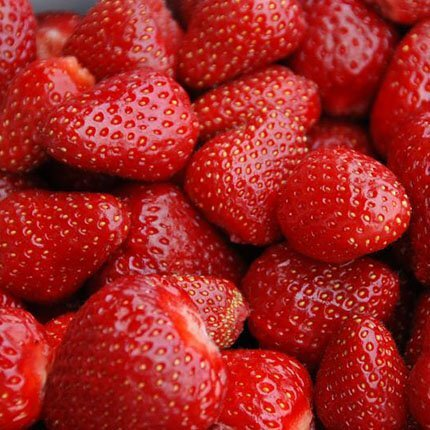
#> input picture red.jpg, 430 x 430 px
$ jupyter execute 'Color Detection.ipynb'
#> lines starting #> are read from the running program, lines starting #| are printed output that depends on the picture; after the words box and inside, x2 and y2 are one past the last pixel; in counts of white or black regions, pixels touching at a corner belong together
[cell 1]
import numpy as np
import cv2
#Displaying Image
img = cv2.imread(r"red.jpg")
#> img is the input picture: shape (430, 430, 3); mean B, G, R 36.1, 37.9, 162.8
def empty(a):
    pass
#Defining Color Values
#Trackbar --> Finding Maximum , Minimum Values of the color
cv2.namedWindow("TrackBars")
cv2.resizeWindow("TrackBars", 640, 240)
cv2.createTrackbar("Hue Min", "TrackBars", 0, 179, empty)
cv2.createTrackbar("Hue Max", "TrackBars", 19, 179, empty)
cv2.createTrackbar("Saturation Min", "TrackBars", 110, 255, empty)
cv2.createTrackbar("Saturation Max", "TrackBars", 240, 255, empty)
cv2.createTrackbar("Value Min", "TrackBars", 153, 255, empty)
cv2.createTrackbar("Value Max", "TrackBars", 255, 255, empty)

# Flag to check if the window is created
window_created = False

while True:
    img = cv2.imread(r"red.jpg")
    #converting to hsv space
    imgHSV = cv2.cvtColor(img, cv2.COLOR_BGR2HSV)
#> imgHSV: shape (430, 430, 3); mean H, S, V 49, 209.4, 162.8
    #Reading Track Bar Values and Applying on Image
    #get values
    # Check if the window is created
    if not window_created:
        cv2.imshow("Original Image", img)
        cv2.imshow('HSV IMAGE', imgHSV)
        window_created = True

    hmin = cv2.getTrackbarPos("Hue Min", "TrackBars")
    smin = cv2.getTrackbarPos("Saturation Min", "TrackBars")
    vmin = cv2.getTrackbarPos("Value Min", "TrackBars")
    hmax = cv2.getTrackbarPos("Hue Max", "TrackBars")
    smax = cv2.getTrackbarPos("Saturation Max", "TrackBars")
    vmax = cv2.getTrackbarPos("Value Max", "TrackBars")
    lower = np.array([hmin, smin, vmin])
    upper = np.array([hmax, smax, vmax])
#create mask
    mask = cv2.inRange(imgHSV, lower, upper)
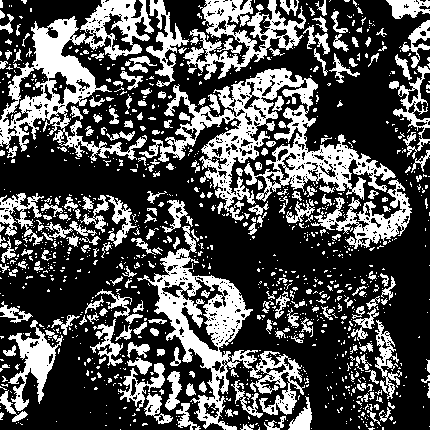
#> mask: shape (430, 430); 31.9% white; 1179 white regions (943 under 20 px), largest, box (x1, y1, x2, y2) and area: (139, 68, 396, 221) 10464, (0, 0, 154, 161) 7888, (137, 226, 305, 430) 7766
    imgR = cv2.bitwise_and(img, img, mask=mask)
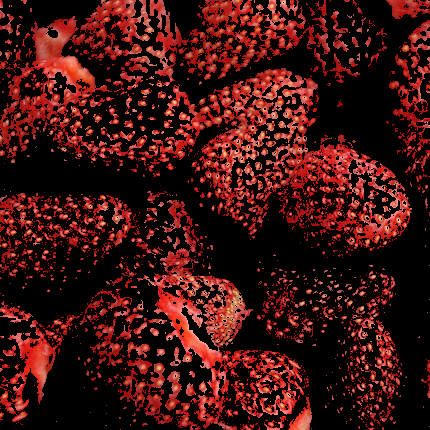
#> imgR: shape (430, 430, 3); mean B, G, R 15.4, 18, 62.3

    cv2.imshow('Mask', mask)
    cv2.imshow("Result", imgR)

    if cv2.waitKey(1) & 0xFF == ord('q'):
#> (key q is pressed here)
        break

cv2.destroyAllWindows()
